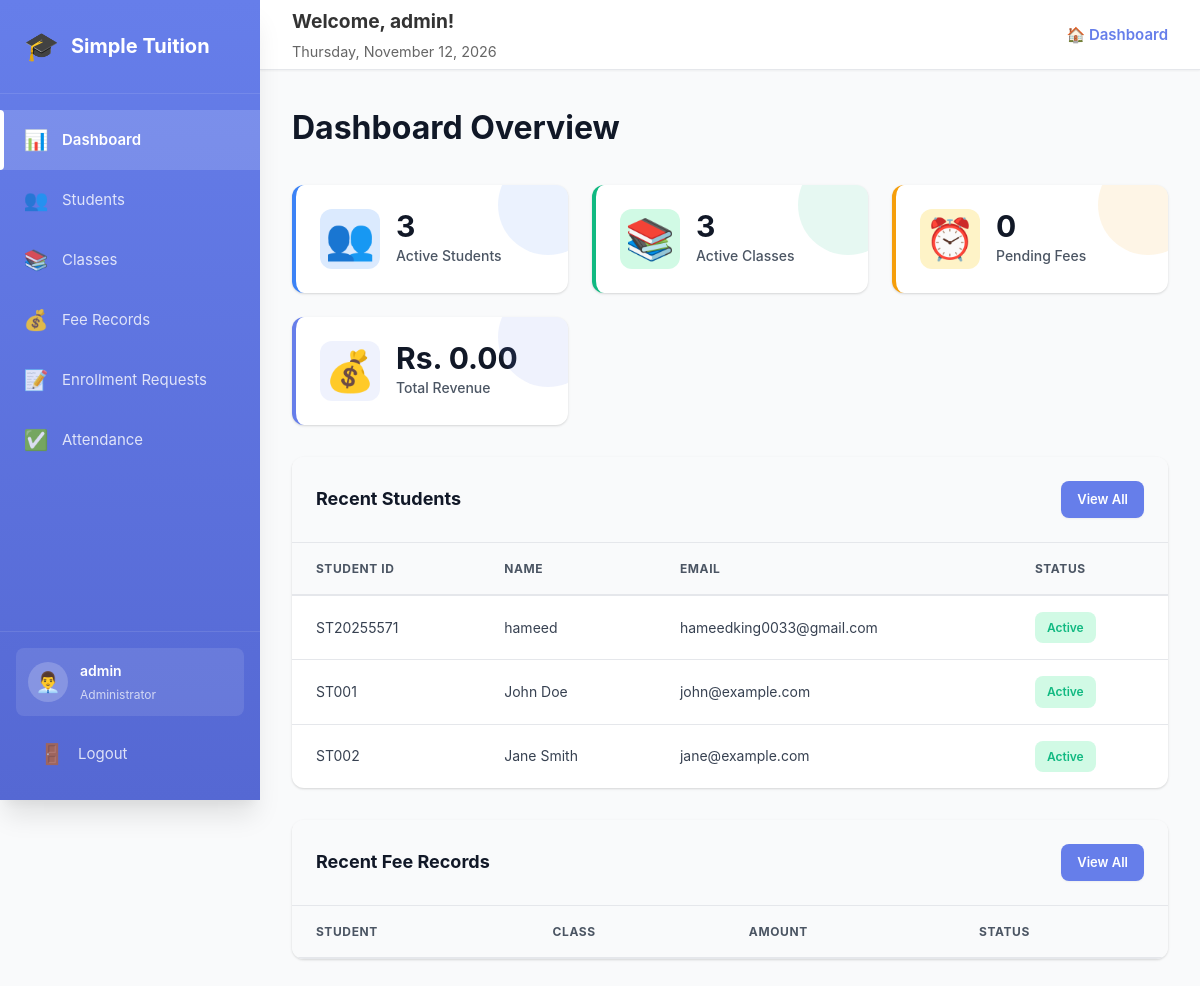
Page /admin/dashboard.php (signed in) on the committed database.
### tables this page shows
CREATE TABLE `students` (
  `id` int(11) NOT NULL,
  `student_id` varchar(20) NOT NULL,
  `name` varchar(100) NOT NULL,
  `email` varchar(100) NOT NULL,
  `phone` varchar(20) DEFAULT NULL,
  `password` varchar(255) NOT NULL,
  `address` text DEFAULT NULL,
  `date_of_birth` date DEFAULT NULL,
  `enrollment_date` date DEFAULT NULL,
  `status` enum('active','inactive') DEFAULT 'active',
  `created_at` timestamp NOT NULL DEFAULT current_timestamp()
);

### config.php (called while the page is built, shortened)
<?php
function formatCurrency($amount) {
    return 'Rs. ' . number_format($amount, 2);
}
?>

### admin/dashboard.php (the view, shortened to what this page needs)
<?php
require_once '../config.php';
$total_students = $conn->query("SELECT COUNT(*) as count FROM students WHERE status='active'")->fetch_assoc()['count'];
$total_classes = $conn->query("SELECT COUNT(*) as count FROM classes WHERE status='active'")->fetch_assoc()['count'];
$pending_fees = $conn->query("SELECT COUNT(*) as count FROM fee_records WHERE status='pending'")->fetch_assoc()['count'];
$total_revenue = $conn->query("SELECT SUM(amount) as total FROM fee_records WHERE status='paid'")->fetch_assoc()['total'] ?? 0;
$recent_students = $conn->query("SELECT * FROM students ORDER BY created_at DESC LIMIT 5");
?>
<!DOCTYPE html>
<html lang="en">
<head>
    <link rel="stylesheet" href="../css/admin-style.css">
</head>
<body>
    <div class="dashboard">
        <?php include 'includes/sidebar.php'; ?>
        <div class="main-content">
            <?php include 'includes/header.php'; ?>
            <div class="content-area">
                <h1>Dashboard Overview</h1>
                <div class="stats-grid">
                    <div class="stat-card blue">
                        <div class="stat-icon">👥</div>
                        <div class="stat-info">
                            <h3><?php echo $total_students; ?></h3>
                            <p>Active Students</p>
                        </div>
                    </div>
                    <div class="stat-card green">
                        <div class="stat-icon">📚</div>
                        <div class="stat-info">
                            <h3><?php echo $total_classes; ?></h3>
                            <p>Active Classes</p>
                        </div>
                    </div>
                    <div class="stat-card orange">
                        <div class="stat-icon">⏰</div>
                        <div class="stat-info">
                            <h3><?php echo $pending_fees; ?></h3>
                            <p>Pending Fees</p>
                        </div>
                    </div>
                    <div class="stat-card purple">
                        <div class="stat-icon">💰</div>
                        <div class="stat-info">
                            <h3><?php echo formatCurrency($total_revenue); ?></h3>
                            <p>Total Revenue</p>
                        </div>
                    </div>
                </div>
                <div class="card" style="margin-bottom: 2rem;">
                    <div class="card-header">
                        <h2>Recent Students</h2>
                        <a href="students.php" class="btn-small">View All</a>
                    </div>
                    <div class="table-responsive">
                        <table>
                            <thead>
                                <tr>
                                    <th>Student ID</th>
                                    <th>Name</th>
                                    <th>Email</th>
                                    <th>Status</th>
                                </tr>
                            </thead>
                            <tbody>
                                <?php while ($student = $recent_students->fetch_assoc()): ?>
                                <tr>
                                    <td><?php echo $student['student_id']; ?></td>
                                    <td><?php echo $student['name']; ?></td>
                                    <td><?php echo $student['email']; ?></td>
                                    <td><span class="badge badge-<?php echo $student['status']; ?>"><?php echo ucfirst($student['status']); ?></span></td>
                                </tr>
                                <?php endwhile; ?>
                            </tbody>
                        </table>
                    </div>
                </div>
                <div class="card">
                    <div class="card-header">
                        <h2>Recent Fee Records</h2>
                        <a href="fees.php" class="btn-small">View All</a>
                    </div>
                    <div class="table-responsive">
                        <table>
                            <thead>
                                <tr>
                                    <th>Student</th>
                                    <th>Class</th>
                                    <th>Amount</th>
                                    <th>Status</th>
                                </tr>
                            </thead>
                        </table>
                    </div>
                </div>
            </div>
        </div>
    </div>
</body>
</html>

### rows in the picture
students: student "ST20255571", name "hameed", email "hameedking0033@gmail.com", status "Active"
students: student "ST001", name "John Doe", email "john@example.com", status "Active"
students: student "ST002", name "Jane Smith", email "jane@example.com", status "Active"

### other values in the picture
$_SESSION['admin_username'] "admin"
$total_students "3"
$total_classes "3"
$pending_fees "0"
formatCurrency($total_revenue) "Rs. 0.00"
